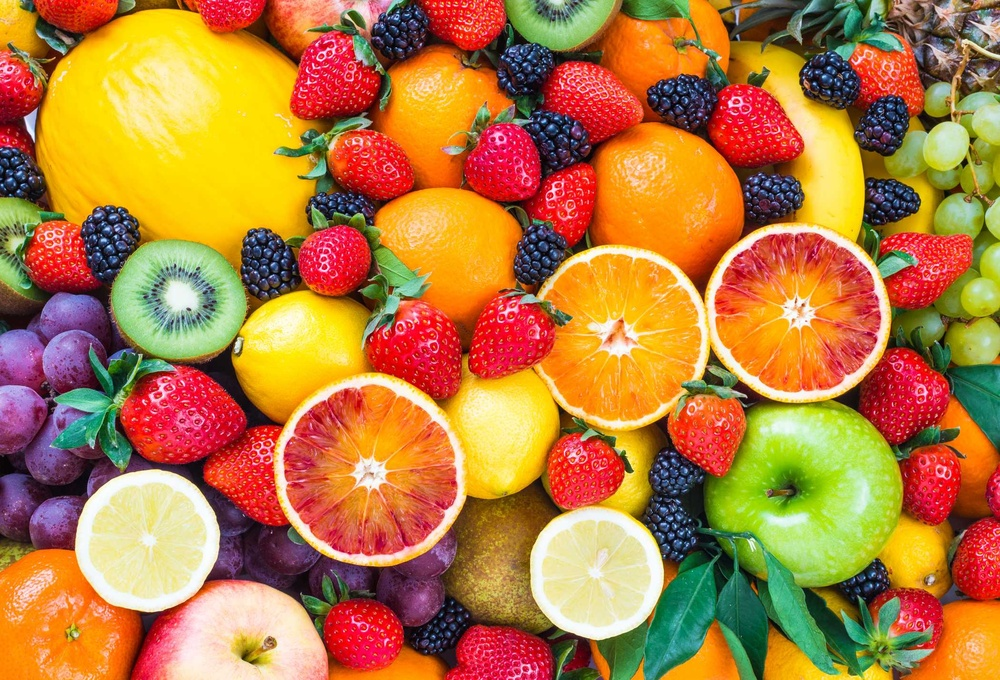
#> input picture Kiemtra/fruit.jpg, 1000 x 680 px, shrunk from 2100 x 1427 before the run, found by its file name
$ jupyter execute LT3.4.ipynb
#> lines starting #> are read from the running program, lines starting #| are printed output that depends on the picture
[cell 1]
import numpy as np
import scipy.ndimage as nd
import imageio.v2 as iio
import matplotlib.pylab as plt

data = iio.imread('fruit.jpg')
#> data is the input picture: shape (680, 1000, 3); mean R, G, B 181.7, 124.4, 63
print(data.shape)
#| (680, 1000, 3)
d1 = nd.rotate(data, 45)
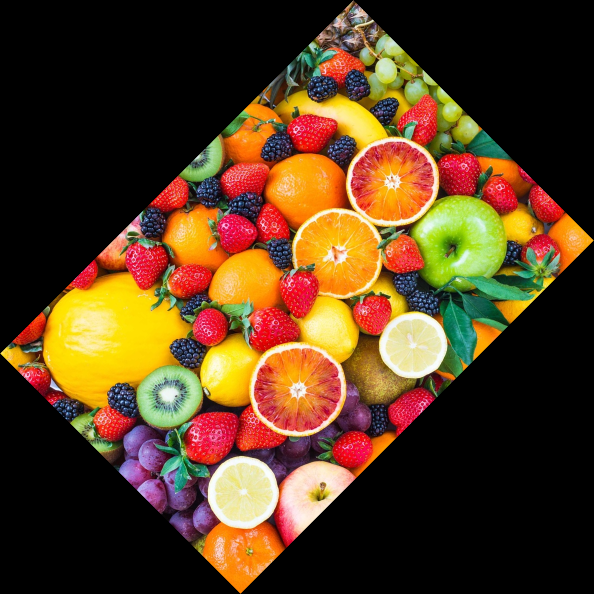
#> d1: shape (1188, 1188, 3) (shown at 1/2 size); mean R, G, B 87.4, 59.8, 30.3
plt.imshow(d1)
plt.show()

d2 = nd.rotate(data, 45, reshape=False)
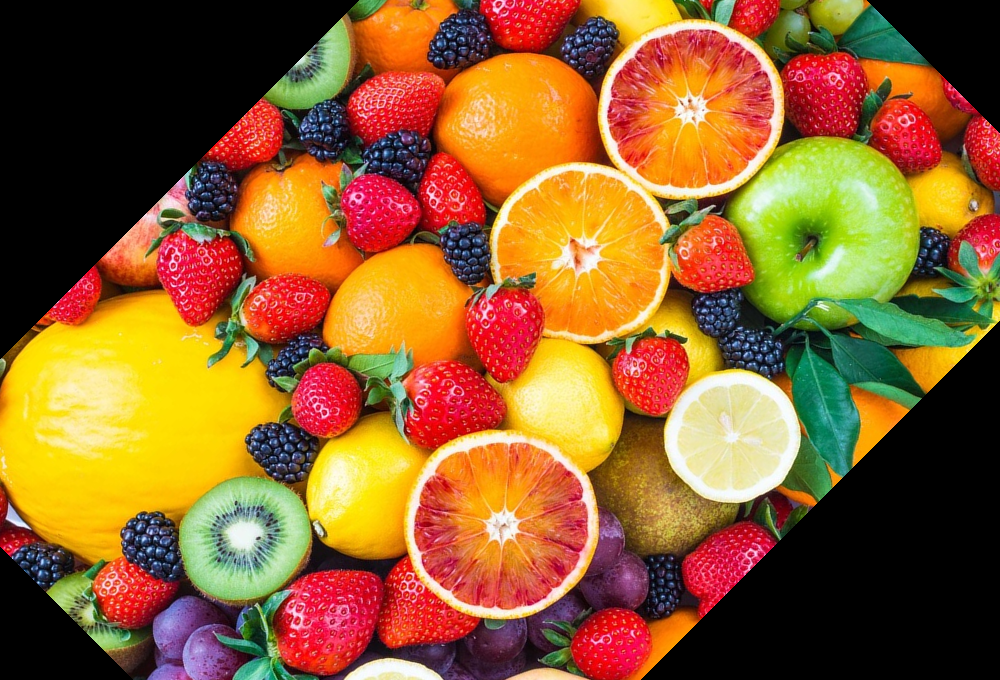
#> d2: shape (680, 1000, 3); mean R, G, B 143.7, 96.3, 44.7
plt.imshow(d2)
plt.show()
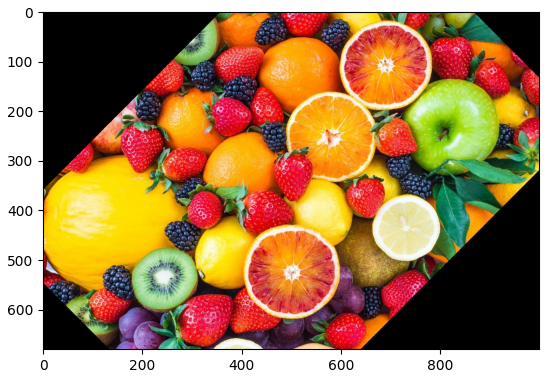
#> figure drawn by matplotlib, 1 panel

$ run again, with Kiemtra/dalat.jpg copied over Kiemtra/fruit.jpg
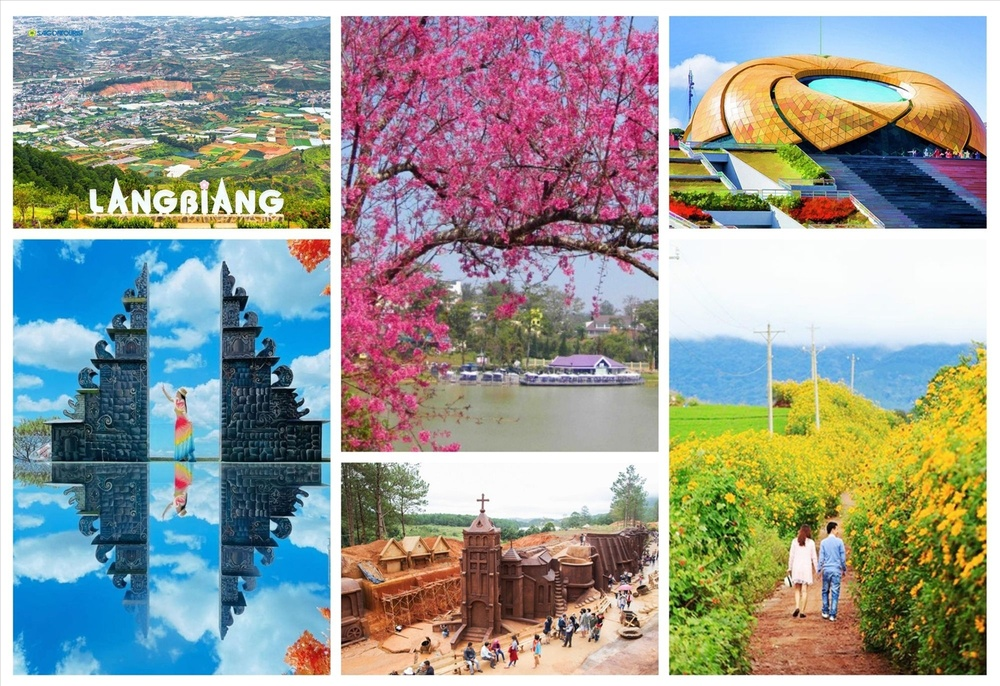
#> input picture Kiemtra/dalat.jpg, 1000 x 686 px, shrunk from 1500 x 1029 before the run, found by its file name
#> data is the input picture: shape (686, 1000, 3); mean R, G, B 151.2, 155.2, 149.9
#| (686, 1000, 3)
#> `d2 = nd.rotate(data, 45, reshape=False)`:
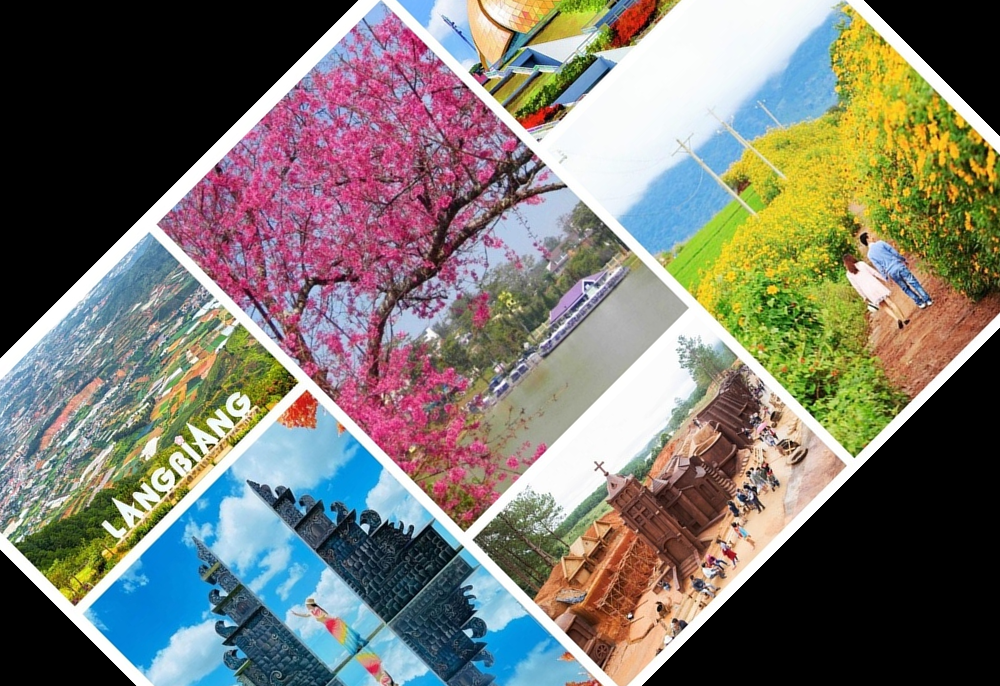
#> d2: shape (686, 1000, 3); mean R, G, B 121.7, 119.2, 111.2
#> `[cell 1] import numpy as np import scipy.ndimage as nd import imageio...`:
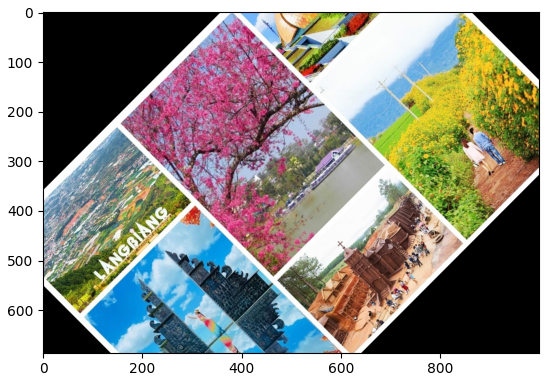
#> figure drawn by matplotlib, 1 panel

$ run again, with Kiemtra/orange.jpg copied over Kiemtra/fruit.jpg
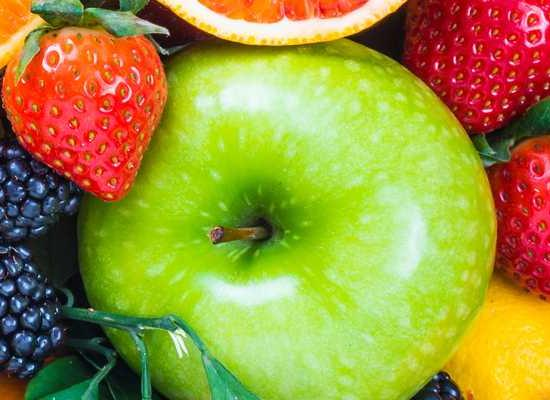
#> input picture Kiemtra/orange.jpg, 550 x 400 px, found by its file name
#> data is the input picture: shape (400, 550, 3); mean R, G, B 156.3, 147.2, 58.9
#| (400, 550, 3)
#> `d2 = nd.rotate(data, 45, reshape=False)`:
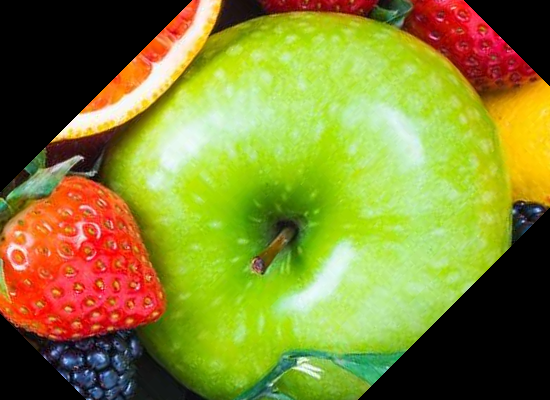
#> d2: shape (400, 550, 3); mean R, G, B 131.7, 133.1, 49.3
#> `[cell 1] import numpy as np import scipy.ndimage as nd import imageio...`:
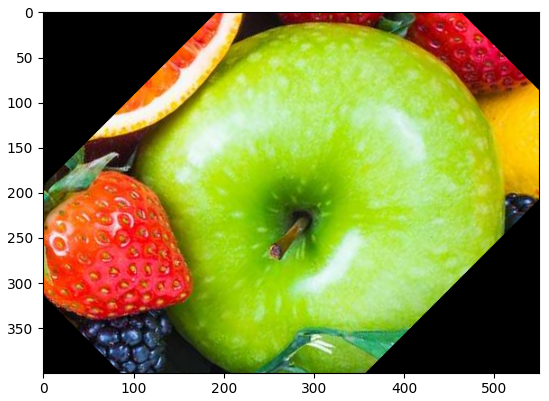
#> figure drawn by matplotlib, 1 panel
